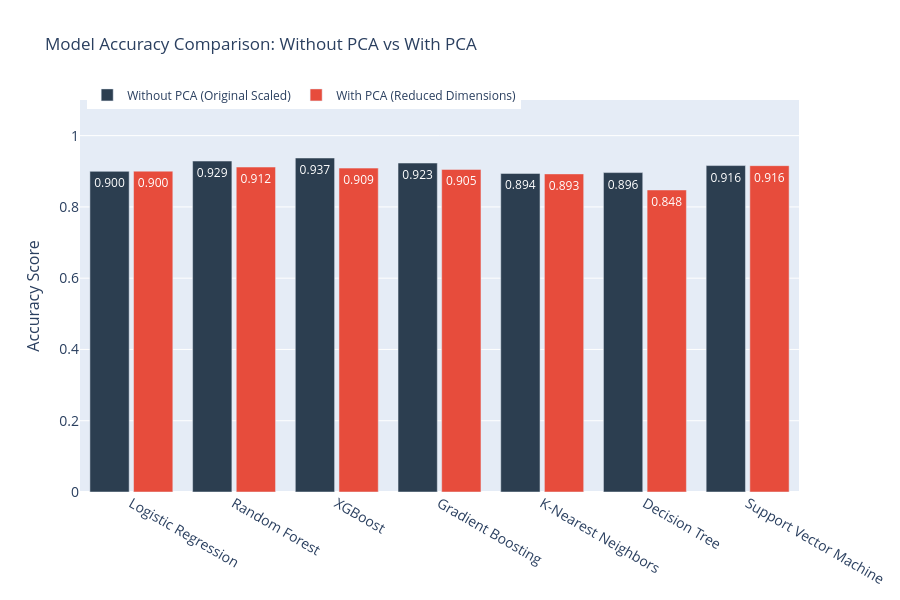

Write notebook code for a chart like this one.
### Code cell
# RESULTS COMPARISON
model_names = list(models.keys())
acc_no_pca = [results_no_pca[m]['Accuracy'] for m in model_names]
acc_pca = [results_pca[m]['Accuracy'] for m in model_names]

fig = go.Figure()

fig.add_trace(go.Bar(
    x=model_names, y=acc_no_pca,
    name='Without PCA (Original Scaled)',
    marker_color='#2c3e50',
    text=[f"{val:.3f}" for val in acc_no_pca],
    textposition='auto'
))

fig.add_trace(go.Bar(
    x=model_names, y=acc_pca,
    name='With PCA (Reduced Dimensions)',
    marker_color='#e74c3c',
    text=[f"{val:.3f}" for val in acc_pca],
    textposition='auto'
))

fig.update_layout(
    title='Model Accuracy Comparison: Without PCA vs With PCA',
    xaxis_tickfont_size=14,
    yaxis=dict(title='Accuracy Score', titlefont_size=16, tickfont_size=14, range=[0, 1.1]),
    legend=dict(x=0.01, y=1.05, orientation="h"),
    barmode='group',
    bargap=0.15,
    bargroupgap=0.1,
    height=600
)

fig.show()

### Figure 1 — Plotly figure (JSON) as saved in the notebook; plotly's stock layout.template omitted (floating-point values rounded to 4 significant figures)
{"data": [{"marker": {"color": "#2c3e50"}, "name": "Without PCA (Original Scaled)", "text": ["0.900", "0.929", "0.937", "0.923", "0.894", "0.896", "0.916"], "textposition": "auto", "type": "bar", "x": ["Logistic Regression", "Random Forest", "XGBoost", "Gradient Boosting", "K-Nearest Neighbors", "Decision Tree", "Support Vector Machine"], "y": [0.8998, 0.9287, 0.9372, 0.9231, 0.894, 0.8963, 0.916]}, {"marker": {"color": "#e74c3c"}, "name": "With PCA (Reduced Dimensions)", "text": ["0.900", "0.912", "0.909", "0.905", "0.893", "0.848", "0.916"], "textposition": "auto", "type": "bar", "x": ["Logistic Regression", "Random Forest", "XGBoost", "Gradient Boosting", "K-Nearest Neighbors", "Decision Tree", "Support Vector Machine"], "y": [0.9003, 0.9119, 0.9089, 0.9052, 0.8927, 0.8476, 0.9158]}], "layout": {"bargap": 0.15, "bargroupgap": 0.1, "barmode": "group", "height": 600, "legend": {"orientation": "h", "x": 0.01, "y": 1.05}, "title": {"text": "Model Accuracy Comparison: Without PCA vs With PCA"}, "xaxis": {"tickfont": {"size": 14}}, "yaxis": {"range": [0, 1.1], "tickfont": {"size": 14}, "title": {"font": {"size": 16}, "text": "Accuracy Score"}}}}
